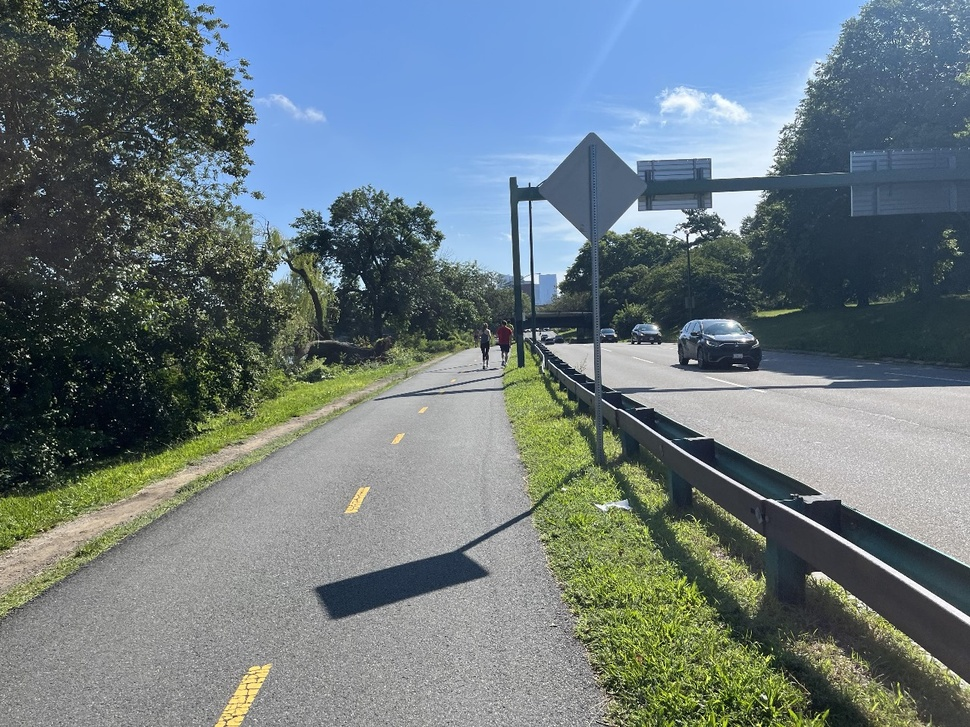
#> input picture Attempt -1/Images_FOl/img4.jpeg, 970 x 727 px, shrunk from 1280 x 960 before the run, found by its file name
$ python canny.py
#> lines starting #> are read from the running program, lines starting #| are printed output that depends on the picture; after the words box and inside, x2 and y2 are one past the last pixel; in counts of white or black regions, pixels touching at a corner belong together
import cv2
import matplotlib.pyplot as plt
import numpy as np


image = cv2.imread("Images_FOl\img4.jpeg")
#> image is the input picture: shape (727, 970, 3); mean B, G, R 126.1, 121.9, 108.2

# image = cv2.cvtColor(image,cv2.COLOR_BGR2RGB)


Gray_img = cv2.cvtColor(image,cv2.COLOR_RGB2GRAY)
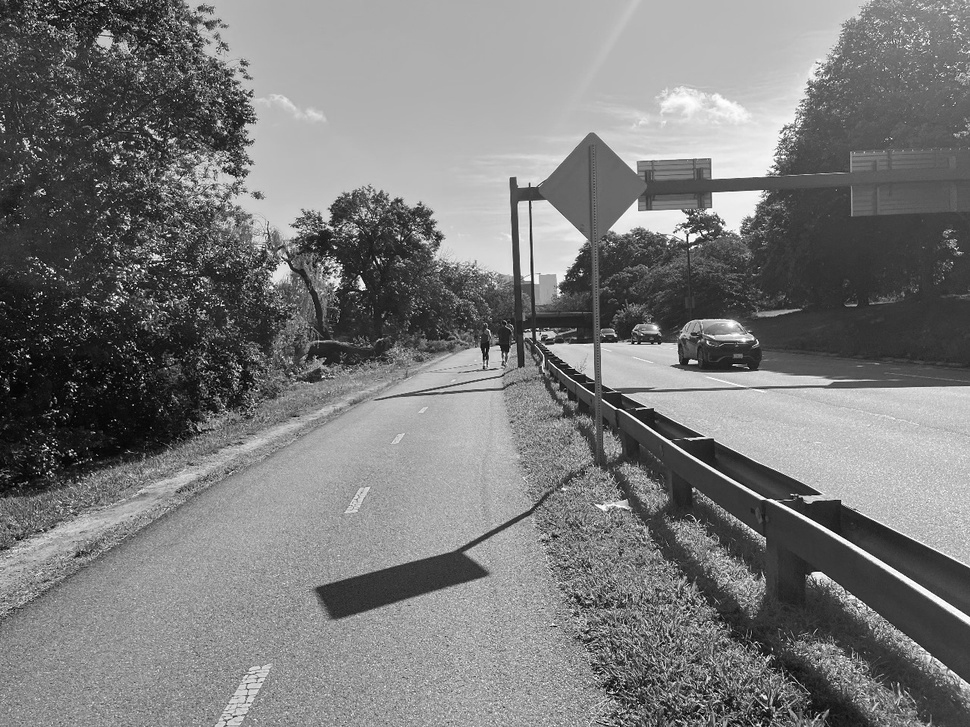
#> Gray_img: shape (727, 970); min 0, max 255, mean 121.6

canny_img = cv2.Canny(Gray_img,100,200)
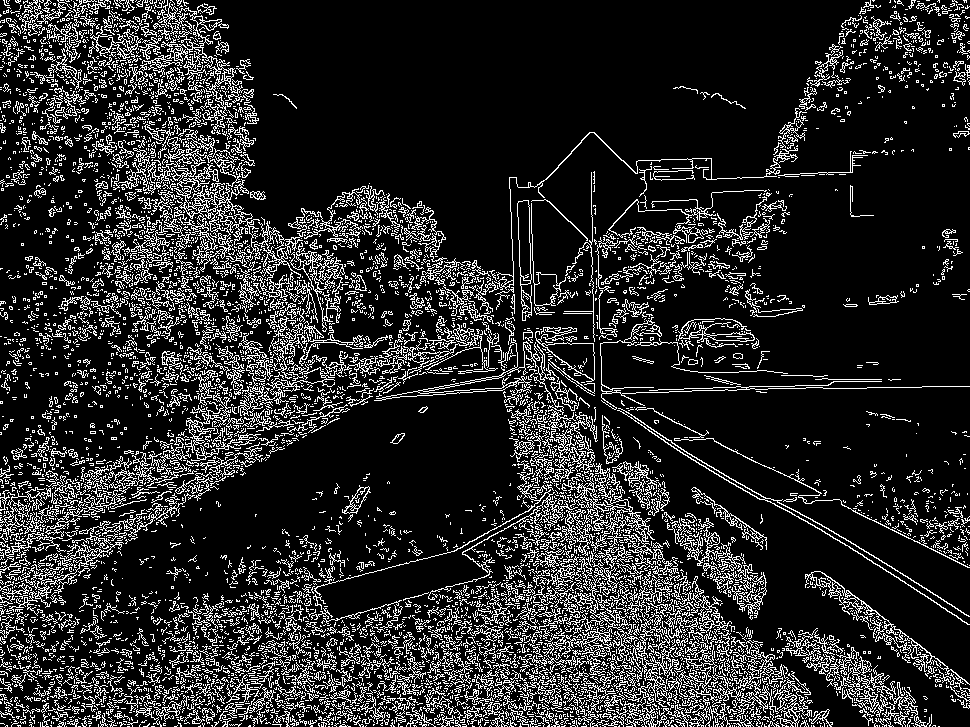
#> canny_img: shape (727, 970); 16% white in thin lines or dots


h_i = cv2.HoughLinesP(canny_img,
                      rho=6,
                      theta=np.pi/60,
                      threshold=150,lines=np.array([]),
                      minLineLength=50,
                      maxLineGap=15)
#> h_i = 2120 rows, first 6: [133, 149, 339, 299], [519, 453, 792, 726], [779, 631, 909, 725], [108, 122, 479, 391], [695, 491, 766, 542], [402, 328, 621, 487]
for line in h_i:
    for x1,y1,x2,y2 in line:
         cv2.line(image,(x1,y1),(x2,y2) , (0,255,0) , thickness=3)
#> this loop made 2120 passes
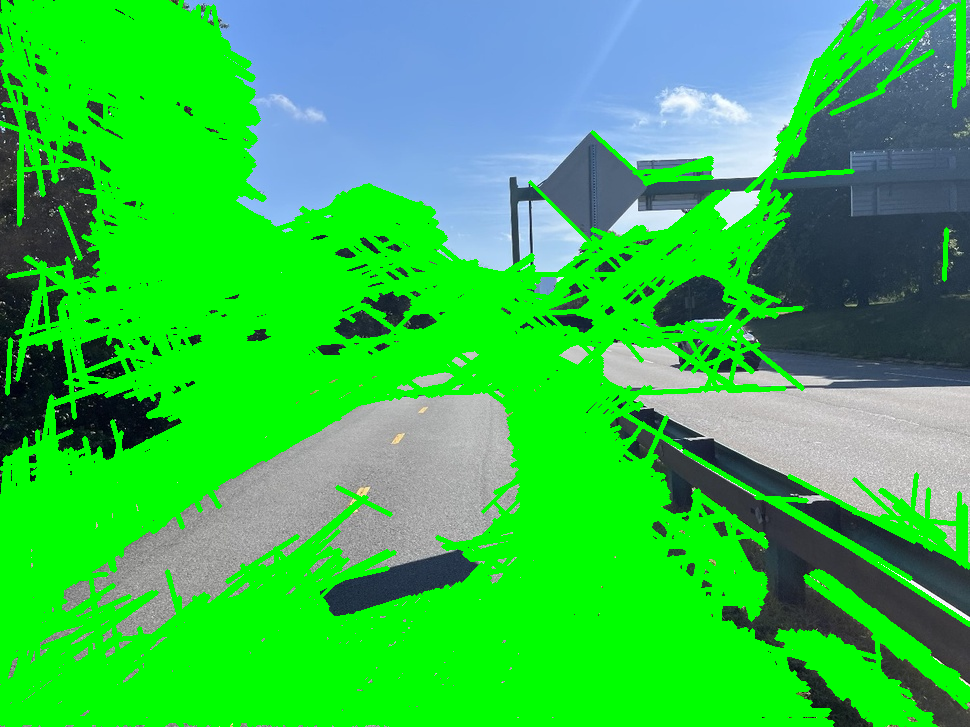
#> image: shape (727, 970, 3); mean B, G, R 74, 192.7, 52.9


plt.imshow(image)

plt.show()

$ run again, with Attempt -1/Images_FOl/img2.jpeg copied over Attempt -1/Images_FOl/img4.jpeg
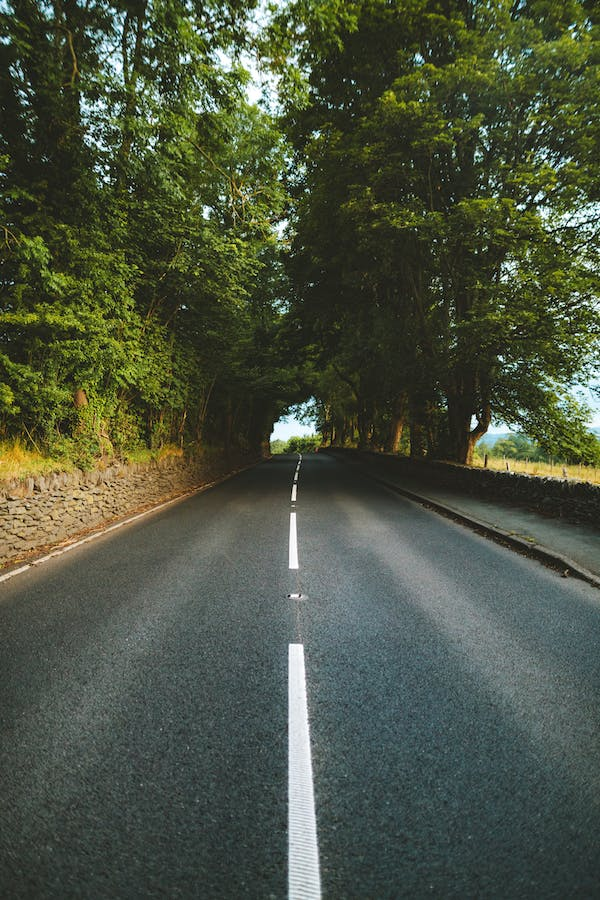
#> input picture Attempt -1/Images_FOl/img2.jpeg, 600 x 900 px, found by its file name
#> image is the input picture: shape (900, 600, 3); mean B, G, R 65.1, 83.3, 75.4
#> `canny_img = cv2.Canny(Gray_img,100,200)`:
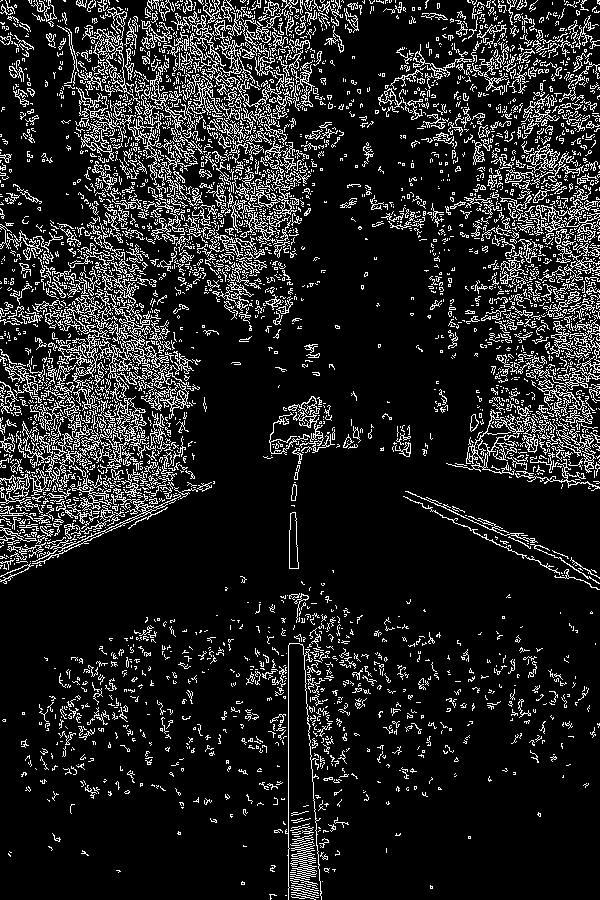
#> canny_img: shape (900, 600); 13.4% white in thin lines or dots
#> h_i = 1228 rows, first 6: [121, 525, 121, 200], [131, 526, 131, 26], [82, 543, 110, 9], [564, 481, 564, 153], [19, 572, 234, 11], [220, 171, 265, 1]
#> the loop `for line in h_i:` made 1228 passes
#> after the loop `for line in h_i:`:
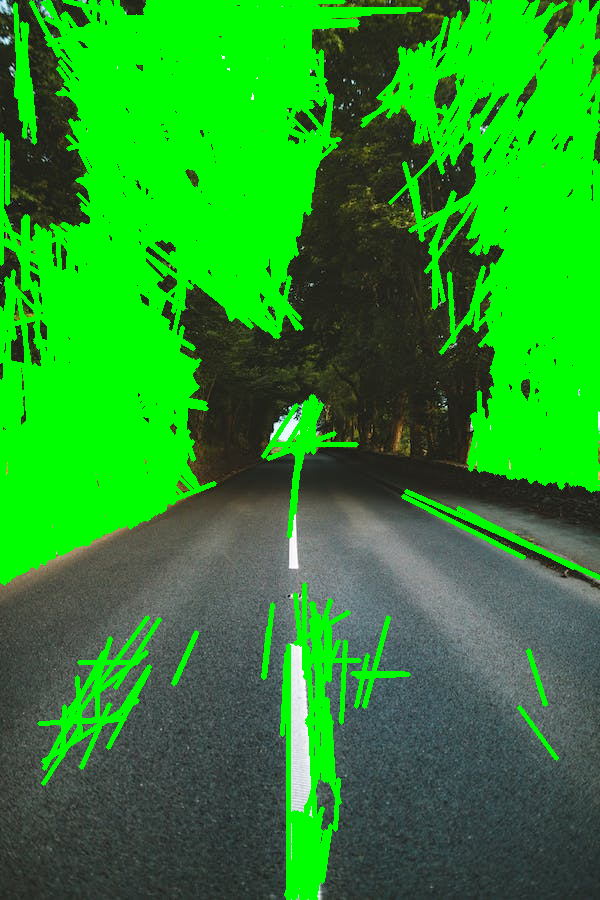
#> image: shape (900, 600, 3); mean B, G, R 39.7, 145.2, 39.2

$ run again, with Attempt -1/Images_FOl/img3.jpeg copied over Attempt -1/Images_FOl/img4.jpeg
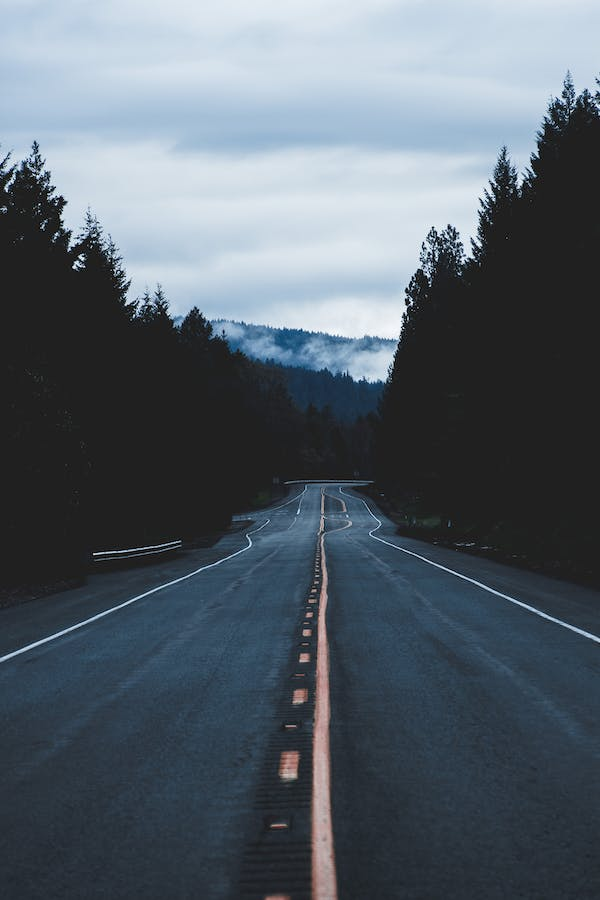
#> input picture Attempt -1/Images_FOl/img3.jpeg, 600 x 900 px, found by its file name
#> image is the input picture: shape (900, 600, 3); mean B, G, R 106.7, 97.2, 86.9
#> `canny_img = cv2.Canny(Gray_img,100,200)`:
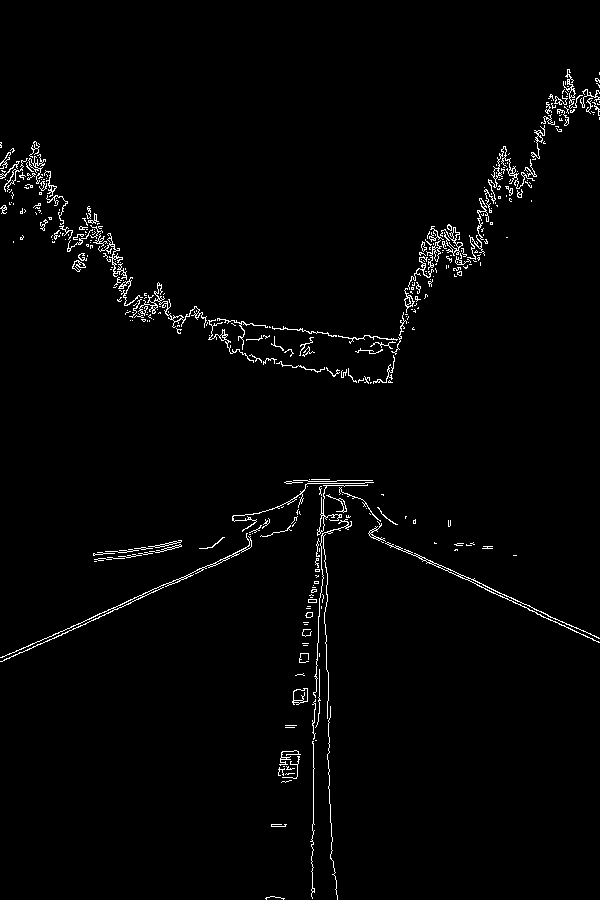
#> canny_img: shape (900, 600); 1.8% white in thin lines or dots
#> h_i = 91 rows, first 6: [406, 323, 432, 226], [534, 141, 573, 88], [11, 149, 63, 206], [9, 654, 128, 601], [387, 345, 431, 284], [405, 288, 454, 227]
#> the loop `for line in h_i:` made 91 passes
#> after the loop `for line in h_i:`:
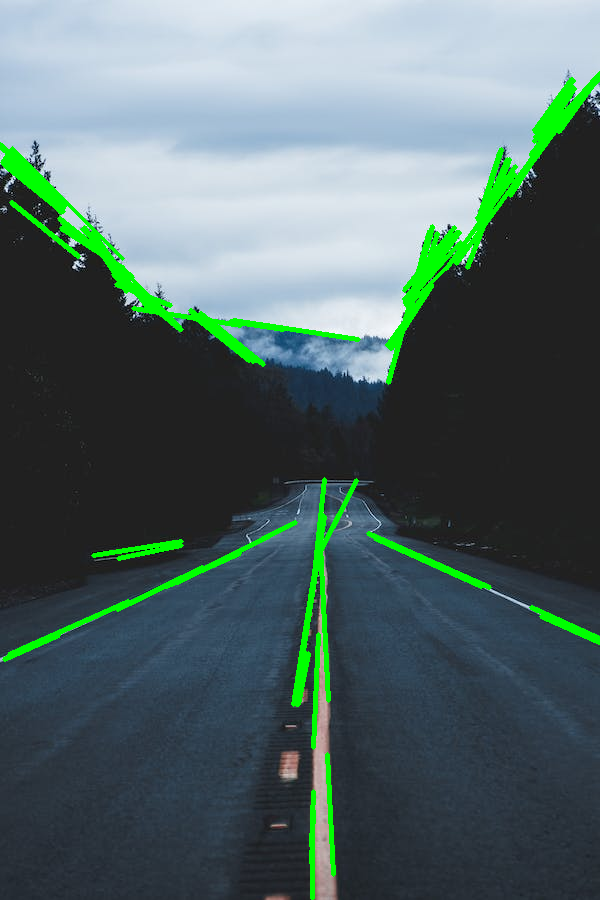
#> image: shape (900, 600, 3); 4.15% of pixels changed, all inside (x1, y1, x2, y2) = (0, 71, 600, 900)

$ run again, with Attempt -1/Images_FOl/img5.jpeg copied over Attempt -1/Images_FOl/img4.jpeg
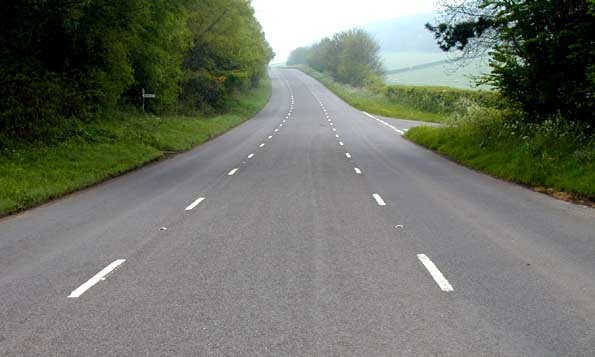
#> input picture Attempt -1/Images_FOl/img5.jpeg, 595 x 357 px, found by its file name
#> image is the input picture: shape (357, 595, 3); mean B, G, R 104.5, 115.2, 110.8
#> `canny_img = cv2.Canny(Gray_img,100,200)`:
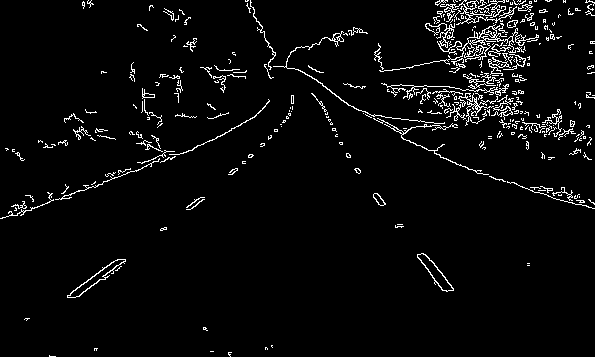
#> canny_img: shape (357, 595); 3.9% white in thin lines or dots
#> h_i = 91 rows, first 6: [440, 48, 539, 10], [454, 64, 538, 37], [442, 49, 545, 10], [436, 29, 499, 1], [114, 177, 174, 157], [445, 62, 525, 36]
#> the loop `for line in h_i:` made 91 passes
#> after the loop `for line in h_i:`:
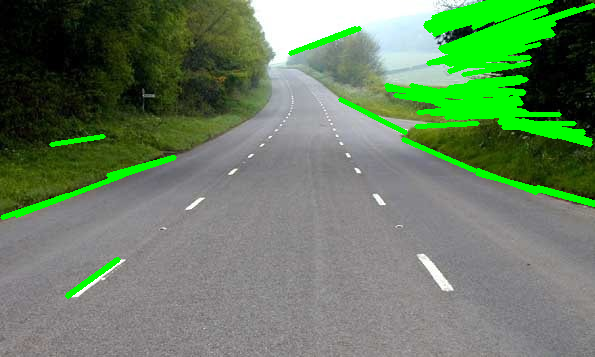
#> image: shape (357, 595, 3); 7.88% of pixels changed, all inside (x1, y1, x2, y2) = (0, 0, 595, 299)
